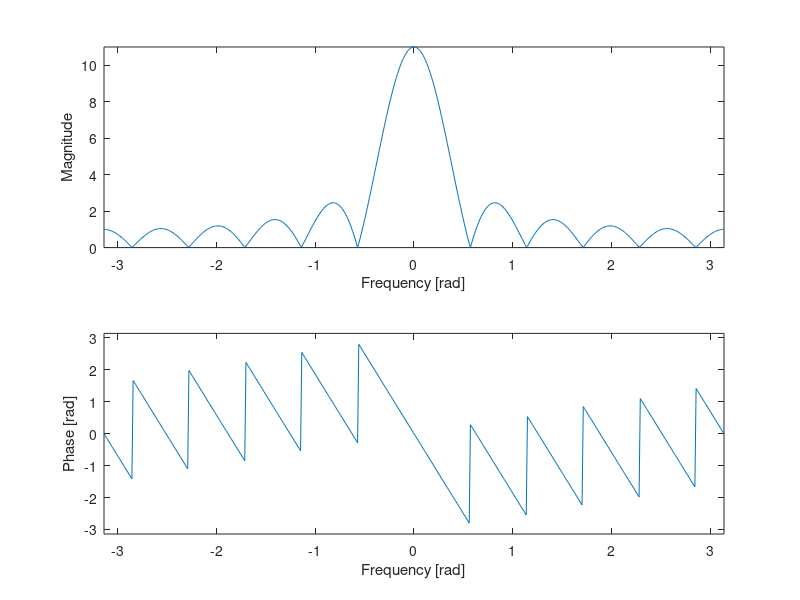
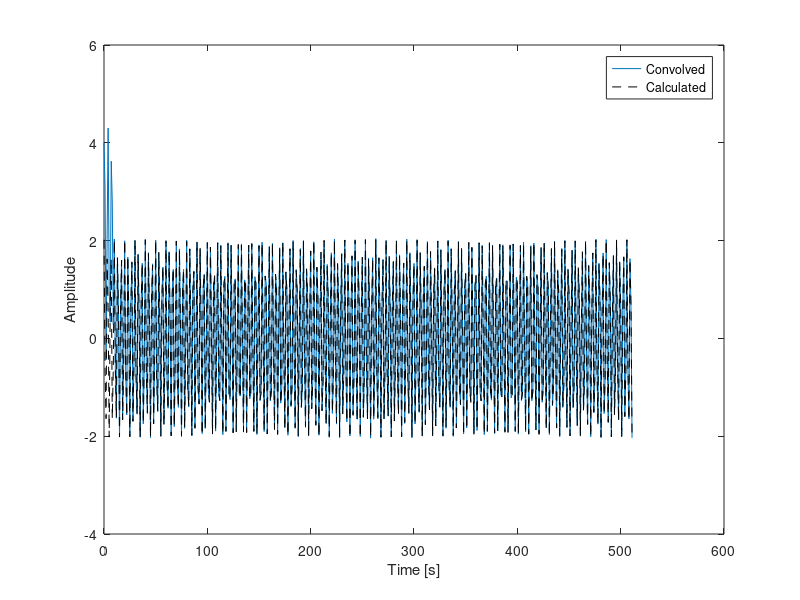

The MATLAB source for these figures, in order:
close all
clear
clc

b=[1 1 1 1 1 1 1 1 1 1 1]; %bk koefficienter för LTI FIR system. I detta exemlep är det one sample difference.

N=512;%Antal sampel, välj jämn nummer
omega=linspace(-pi,pi,N);%skapa vektor med samplad frekvensaxeln mellan -pi och pi med N antal sampel
H=freqz(b,1,omega);%räknar fram frekvenssvaret H för FIR filtret (komplex)
absH=abs(H);%Magnituden för FIR filtret
argH=angle(H);%Fasen för FIR filtret i radianer

%Plotta Magnituden
subplot(2,1,1)
plot(omega,absH)
axis([-pi pi 0 max(absH)])
xlabel('Frequency [rad]')
ylabel('Magnitude')

%Plotta Fasen
subplot(2,1,2)
plot(omega,argH)
axis([-pi pi -pi pi])
xlabel('Frequency [rad]')
ylabel('Phase [rad]')

%Testsignal
n=0:N-1;%index vektorn
A=2; %Amplitud
l=396;%sampelposition nollställe
l2=410;%sampelposition magnitud 1
w=omega(l);%välj frekvensen för testsignalen ur den samplad omega vektorn (för N=512, börjar positiva omega från sampel 257)
w2=omega(l2);
fas=0; %Fas angiven i grader
s1=A*cos(w*n+fas*(pi/180)); %signal med en frekvenskomponent
s2=A*cos(w2*n+fas*(pi/180)); %signal med en frekvenskomponent
s = s1 + s2;

y=conv(s,b,'full');%faltnin av signalen med systemet
figure
plot(n,y(1:end-length(b)+1))
hold on

%Framräknad med ekv. 6.6 i kursboken kap.6-2
y2=absH(l2)*A*cos(w2*n+fas*(pi/180)+argH(l2));

plot(n,y2,'--k')
hold off
xlabel('Time [s]')
ylabel('Amplitude')
legend('Convolved','Calculated')
